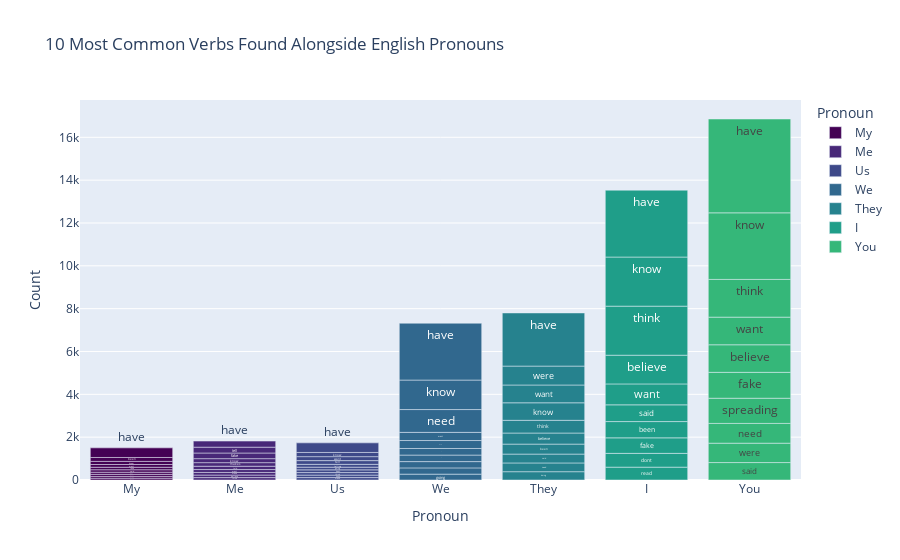

Here is the notebook cell this chart was saved with:
### Code cell
verb_list_and_pronoun = [(verbs_I, "I"), (verbs_They, "They"), (verbs_We, "We"), (verbs_My, "My"), (verbs_Us, "Us"), (verbs_You, "You"), (verbs_Me, "Me")]
bar_stacked(verb_list_and_pronoun, 10, "10 Most Common Verbs Found Alongside English Pronouns")

### Figure 1 — Plotly figure (JSON) as saved in the notebook; plotly's stock layout.template omitted (floating-point values rounded to 4 significant figures)
{"data": [{"alignmentgroup": "True", "hovertemplate": "Pronoun=%{x}<br>Count=%{y}<br>Word=%{text}<extra></extra>", "legendgroup": "My", "marker": {"color": "#440154", "pattern": {"shape": ""}}, "name": "My", "offsetgroup": "My", "orientation": "v", "showlegend": true, "text": ["make", "being", "dont", "think", "said", "fake", "want", "know", "been", "have"], "textposition": "auto", "type": "bar", "x": ["My", "My", "My", "My", "My", "My", "My", "My", "My", "My"], "xaxis": "x", "y": [84, 84, 98, 98, 114, 117, 128, 146, 183, 448], "yaxis": "y"}, {"alignmentgroup": "True", "hovertemplate": "Pronoun=%{x}<br>Count=%{y}<br>Word=%{text}<extra></extra>", "legendgroup": "Me", "marker": {"color": "#482878", "pattern": {"shape": ""}}, "name": "Me", "offsetgroup": "Me", "orientation": "v", "showlegend": true, "text": ["think", "believe", "make", "want", "told", "makes", "know", "fake", "tell", "have"], "textposition": "auto", "type": "bar", "x": ["Me", "Me", "Me", "Me", "Me", "Me", "Me", "Me", "Me", "Me"], "xaxis": "x", "y": [111, 119, 123, 135, 155, 168, 186, 263, 273, 284], "yaxis": "y"}, {"alignmentgroup": "True", "hovertemplate": "Pronoun=%{x}<br>Count=%{y}<br>Word=%{text}<extra></extra>", "legendgroup": "Us", "marker": {"color": "#3e4989", "pattern": {"shape": ""}}, "name": "Us", "offsetgroup": "Us", "orientation": "v", "showlegend": true, "text": ["make", "keep", "think", "been", "going", "telling", "tell", "want", "know", "have"], "textposition": "auto", "type": "bar", "x": ["Us", "Us", "Us", "Us", "Us", "Us", "Us", "Us", "Us", "Us"], "xaxis": "x", "y": [113, 115, 119, 126, 126, 132, 174, 186, 195, 448], "yaxis": "y"}, {"alignmentgroup": "True", "hovertemplate": "Pronoun=%{x}<br>Count=%{y}<br>Word=%{text}<extra></extra>", "legendgroup": "We", "marker": {"color": "#31688e", "pattern": {"shape": ""}}, "name": "We", "offsetgroup": "We", "orientation": "v", "showlegend": true, "text": ["going", "think", "stop", "believe", "fake", "were", "want", "need", "know", "have"], "textposition": "auto", "type": "bar", "x": ["We", "We", "We", "We", "We", "We", "We", "We", "We", "We"], "xaxis": "x", "y": [274, 292, 293, 305, 307, 372, 381, 1065, 1377, 2654], "yaxis": "y"}, {"alignmentgroup": "True", "hovertemplate": "Pronoun=%{x}<br>Count=%{y}<br>Word=%{text}<extra></extra>", "legendgroup": "They", "marker": {"color": "#26828e", "pattern": {"shape": ""}}, "name": "They", "offsetgroup": "They", "orientation": "v", "showlegend": true, "text": ["doing", "need", "said", "been", "believe", "think", "know", "want", "were", "have"], "textposition": "auto", "type": "bar", "x": ["They", "They", "They", "They", "They", "They", "They", "They", "They", "They"], "xaxis": "x", "y": [388, 409, 413, 466, 517, 594, 818, 831, 883, 2481], "yaxis": "y"}, {"alignmentgroup": "True", "hovertemplate": "Pronoun=%{x}<br>Count=%{y}<br>Word=%{text}<extra></extra>", "legendgroup": "I", "marker": {"color": "#1f9e89", "pattern": {"shape": ""}}, "name": "I", "offsetgroup": "I", "orientation": "v", "showlegend": true, "text": ["read", "dont", "fake", "been", "said", "want", "believe", "think", "know", "have"], "textposition": "auto", "type": "bar", "x": ["I", "I", "I", "I", "I", "I", "I", "I", "I", "I"], "xaxis": "x", "y": [600, 644, 724, 760, 781, 977, 1341, 2290, 2293, 3122], "yaxis": "y"}, {"alignmentgroup": "True", "hovertemplate": "Pronoun=%{x}<br>Count=%{y}<br>Word=%{text}<extra></extra>", "legendgroup": "You", "marker": {"color": "#35b779", "pattern": {"shape": ""}}, "name": "You", "offsetgroup": "You", "orientation": "v", "showlegend": true, "text": ["said", "were", "need", "spreading", "fake", "believe", "want", "think", "know", "have"], "textposition": "auto", "type": "bar", "x": ["You", "You", "You", "You", "You", "You", "You", "You", "You", "You"], "xaxis": "x", "y": [814, 905, 923, 1176, 1209, 1287, 1290, 1761, 3109, 4381], "yaxis": "y"}], "layout": {"barmode": "relative", "hovermode": "closest", "legend": {"title": {"text": "Pronoun"}, "tracegroupgap": 0}, "title": {"text": "10 Most Common Verbs Found Alongside English Pronouns"}, "xaxis": {"anchor": "y", "categoryarray": ["My", "Me", "Us", "We", "They", "I", "You"], "categoryorder": "array", "domain": [0, 1], "title": {"text": "Pronoun"}}, "yaxis": {"anchor": "x", "domain": [0, 1], "title": {"text": "Count"}}}}
